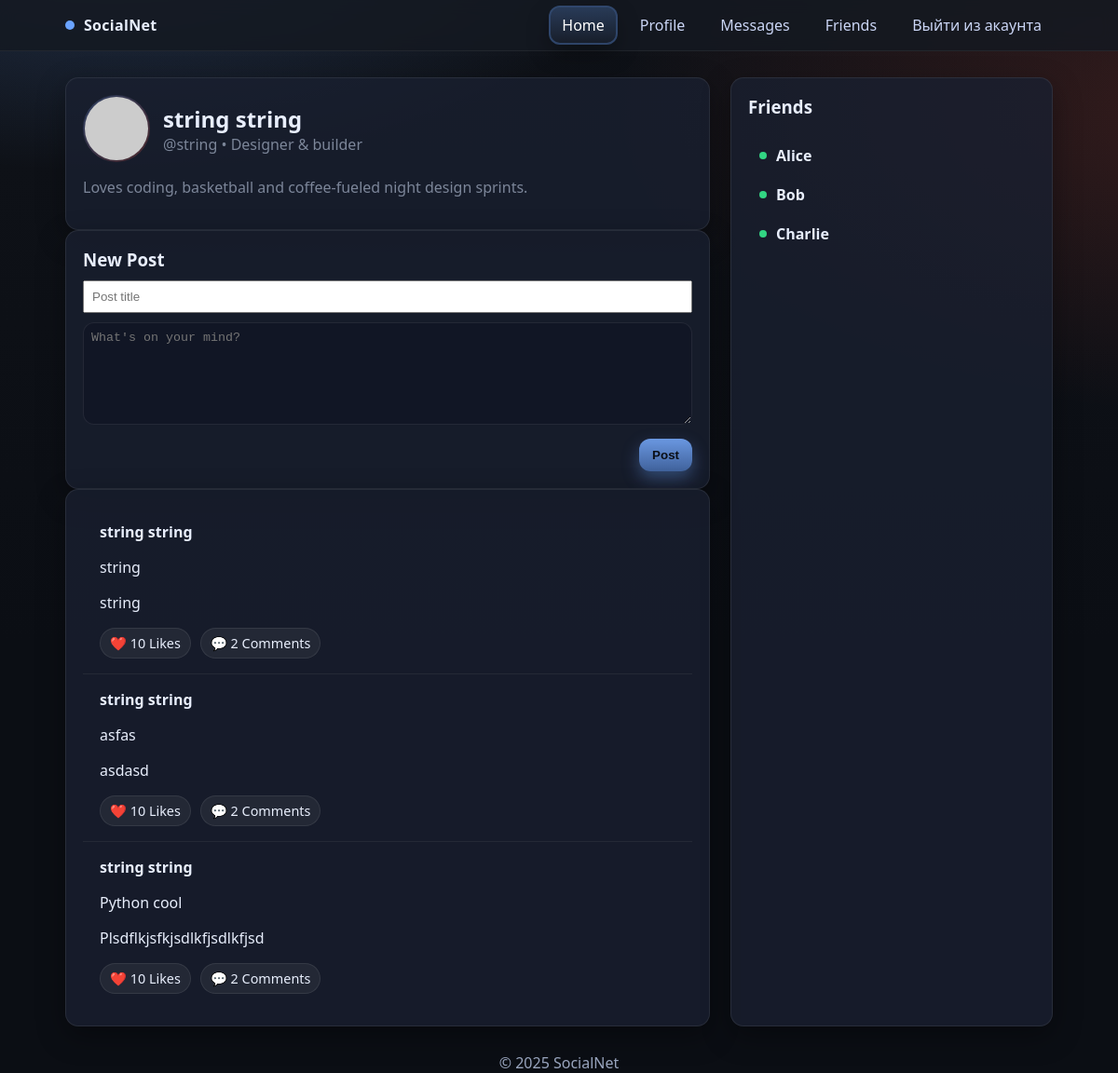
The page / (signed in) on the database its author committed.
### database/models.py (models this page shows)
class User(Base):
    __tablename__ = "users"
    id = Column(Integer, autoincrement=True, primary_key=True)
    name = Column(String(64), nullable=False)
    surname = Column(String(64), nullable=False)
    username = Column(String(64), nullable=False, unique=True)
    email = Column(String(64), nullable=False, unique=True)
    password = Column(String(64), nullable=False)
    phone_number = Column(String, nullable=False, unique=True)
    birthday = Column(String(64), nullable=False)
    city = Column(String, default="Tashkent")
    reg_date = Column(DateTime, default=datetime.now())
    post_fk = relationship("UserPost", back_populates="user_fk", cascade="all, delete-orphan")
    comment_fk = relationship("Comment", back_populates="user_fk", cascade="all, delete-orphan")

class UserPost(Base):
    __tablename__ = "posts"
    id = Column(Integer, autoincrement=True, primary_key=True)
    title = Column(String(150), nullable=False)
    main_text = Column(String(255), nullable=False)
    uid = Column(Integer, ForeignKey("users.id", ondelete="CASCADE"))
    reg_date = Column(DateTime, default=datetime.now())
    user_fk = relationship("User", back_populates="post_fk", lazy="joined")
    photo_fk = relationship("PostPhoto", back_populates="post_fk", cascade="all, delete-orphan")
    comment_fk = relationship("Comment", back_populates="post_fk", cascade="all, delete-orphan")

### main.py (the view)
@app.get("/", include_in_schema=False, response_class=HTMLResponse)
async def main(request: Request, current_user: UserSchema = Depends(get_current_user)):
    all_posts = all_user_posts(current_user.id)
    print(current_user)
    return templates.TemplateResponse(request, name="index.html", context={
        "user": current_user,
        "posts": all_posts
    })

### templates/index.html (shortened to what this page needs)
<!DOCTYPE html>
<html lang="en">
<head>
</head>
<body>
{% if user %}
    <header>
    <div class="wrap">
      <div class="brand">
        <span class="dot"></span>
        <span>SocialNet</span>
      </div>
      <nav>
        <ul>
          <li><a class="active" href="#">Home</a></li>
          <li><a href="#">Profile</a></li>
          <li><a href="#">Messages</a></li>
          <li><a href="#">Friends</a></li>
          <li><a href="/logout">Выйти из акаунта</a></li>
        </ul>
      </nav>
    </div>
  </header>
    <div class="container">
        <main class="main">
            <section id="profile-card" class="card">
    <div class="pad">
      <div class="header">
        <div class="avatar">
          <img src="https://via.placeholder.com/72" alt="User Avatar">
        </div>
        <div>
          <h2 style="margin:0">{{ user.name  }}  {{ user.surname }}</h2>
          <div class="muted">@{{ user.username }} • Designer &amp; builder</div>
        </div>
      </div>
      <p class="muted">Loves coding, basketball and coffee-fueled night design sprints.</p>
    </div>
  </section>
            <section id="new-post" class="card">
    <div class="pad">
      <h3 style="margin:0 0 10px 0">New Post</h3>
       <form id="postForm" onsubmit="return false">
    <input
      id="postTitle"
      type="text"
      placeholder="Post title"
      required
      style="width:100%; padding:8px; margin-bottom:10px;"
    />
    <textarea
      id="postText"
      placeholder="What's on your mind?"
      required
      rows="5"
      style="width:100%; padding:8px;"
    ></textarea>
    <div style="margin-top:10px; display:flex; gap:8px; justify-content:flex-end; align-items:center;">
      <button id="postBtn" type="submit" class="btn">Post</button>
    </div>
  </form>
    </div>
  </section>
            <section id="feed" class="card">
    <div class="pad">
      {% for post in posts%}
      <article class="post">
        <h4>{{ user.name }} {{ user.surname }} </h4>
        <p>{{ post.title }}</p>
        <p>{{ post.main_text }}</p>
        <div class="actions">
          <span class="chip">❤️ 10 Likes</span>
          <span class="chip">💬 2 Comments</span>
        </div>
      </article>
      {% endfor %}
    </div>
  </section>
        </main>
        <aside class="sidebar card">
    <div class="pad">
      <h3 style="margin-top:0">Friends</h3>
      <div class="friend">
        <span class="dot-online"></span>
        <strong>Alice</strong>
      </div>
      <div class="friend">
        <span class="dot-online"></span>
        <strong>Bob</strong>
      </div>
      <div class="friend">
        <span class="dot-online"></span>
        <strong>Charlie</strong>
      </div>
    </div>
  </aside>
    </div>
    <footer>© 2025 SocialNet</footer>
{% else %}
<a href="/login">Авторизоваться</a>
<a href="/register">Зарегистрироваться</a>
{% endif %}
</body>
</html>

### templates/index.html (style rules this page uses)
:root { --bg:#0f1218; --surface:#151922; --muted:#7c8699; --text:#e8eefc; --accent:#6aa3ff; --accent-2:#e64a30; --card:#1a2030cc; --ring: 0 0 0 2px rgba(106,163,255,.35), 0 10px 25px rgba(0,0,0,.35); --radius:14px; }
* { box-sizing:border-box }
html,body { height:100% }
body { margin:0; font-family: system-ui, -apple-system, Segoe UI, Roboto, Helvetica, Arial, "Apple Color Emoji","Segoe UI Emoji"; color:var(--text); background: radial-gradient(1200px 600px at 10% -10%, rgba(106,163,255,.25), transparent 50%), radial-gradient(1200px 600px at 110% 10%, rgba(230,74,48,.18), transparent 55%), linear-gradient(180deg, #0f1218, #0b0e14 60%); }
a { color:inherit;text-decoration:none }
img { display:block;max-width:100%;height:auto }
header { position:sticky; top:0; z-index:10; backdrop-filter: blur(8px); background: color-mix(in oklab, var(--surface) 85%, transparent); border-bottom: 1px solid rgba(255,255,255,.06); }
header .wrap { max-width:1100px; margin:0 auto; padding:16px 20px; display:flex; align-items:center; justify-content:space-between; gap:16px; }
.brand { display:flex; align-items:center; gap:10px; font-weight:700; letter-spacing:.3px; }
.brand .dot { width:10px;height:10px;border-radius:50%;background:var(--accent) }
nav ul { display:flex; gap:14px; list-style:none; padding:0; margin:0 }
nav a { padding:8px 12px; border-radius:10px; color:#cbd6f6; transition: transform .2s ease, background .2s ease, color .2s ease; }
nav a.active { background:linear-gradient(180deg, rgba(106,163,255,.25), rgba(106,163,255,.05)); color:white; box-shadow: var(--ring) }
.container { max-width:1100px; margin:28px auto; padding:0 20px; display:grid; grid-template-columns: 1.8fr .9fr; gap:22px; }
.card { background:var(--card); border:1px solid rgba(255,255,255,.08); border-radius:var(--radius); box-shadow: 0 10px 30px rgba(0,0,0,.35); overflow:hidden; animation: slideUp .6s ease both; }
.card .pad { padding:18px }
#profile-card .header { display:flex; align-items:center; gap:14px; margin-bottom:8px; }
.avatar { width:72px;height:72px;border-radius:50%; background:linear-gradient(135deg, rgba(106,163,255,.25), rgba(230,74,48,.25)); padding:2px; }
.avatar img { border-radius:50% }
.muted { color:var(--muted) }
#new-post textarea { width:100%; min-height:110px; resize:vertical; padding:12px 14px; border-radius:12px; border:1px solid rgba(255,255,255,.08); background:#111625; color:var(--text); outline:none; transition: box-shadow .2s ease, border-color .2s ease; }
.btn { appearance:none; border:0; padding:10px 14px; border-radius:12px; font-weight:600; background:linear-gradient(180deg, color-mix(in oklab, var(--accent) 78%, white 8%), color-mix(in oklab, var(--accent) 60%, black 12%)); color:#0a0e16; box-shadow: 0 8px 18px rgba(106,163,255,.35); cursor:pointer; transition: transform .15s ease, box-shadow .2s ease, filter .2s ease; }
#feed .post { padding:16px 18px; border-top:1px solid rgba(255,255,255,.06) }
#feed .post:first-child { border-top:0 }
.post h4 { margin:0 0 6px 0 }
.actions { display:flex; gap:10px; margin-top:8px }
.chip { display:inline-flex; align-items:center; gap:8px; font-size:.9rem; padding:6px 10px; border-radius:999px; background:rgba(255,255,255,.06); border:1px solid rgba(255,255,255,.08); transition: background .2s ease, transform .2s ease; cursor:default; }
.sidebar .friend { display:flex; align-items:center; gap:10px; padding:10px 12px; border-radius:12px; transition: background .2s ease, transform .2s ease; }
.dot-online { width:8px;height:8px;background:#32d583;border-radius:50% }
footer { max-width:1100px; margin:24px auto 40px; padding:0 20px; color:#9aa6bf; text-align:center; }
main .card { animation-delay:.05s }
main #new-post.card { animation-delay:.12s }
main #feed.card { animation-delay:.18s }
.sidebar.card { animation-delay:.22s }

### rows shown on the page
User: name "string", surname "string", username "string"
UserPost: title "string", main_text "string"
UserPost: title "asfas", main_text "asdasd"
UserPost: title "Python cool", main_text "Plsdflkjsfkjsdlkfjsdlkfjsd"
